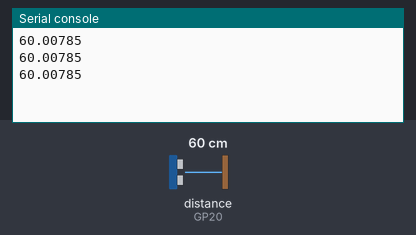
The program below on a simulated Raspberry Pi Pico running MicroPython. Parts: the last lines printed to the serial console. Inputs (shaded band) come from the test bench; at power-on: distance to the obstacle (sensor on GP20) 60 cm. The echo pulse lasts 58.3 µs per cm.

Above: at 1.2 s.
1.3 s: distance to the obstacle (sensor on GP20) set to 2 cm
At 1.9 s:
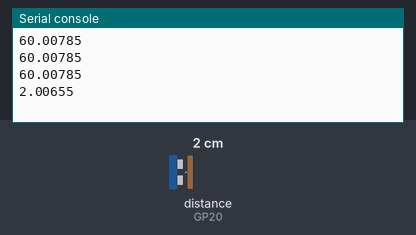
2.8 s: distance to the obstacle (sensor on GP20) set to 4 cm
At 3.4 s:
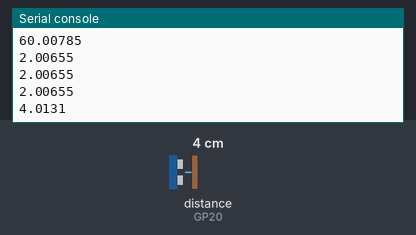
Timing chart, 0 to 5.8 s (numbered marks = the images above; inputs shaded):
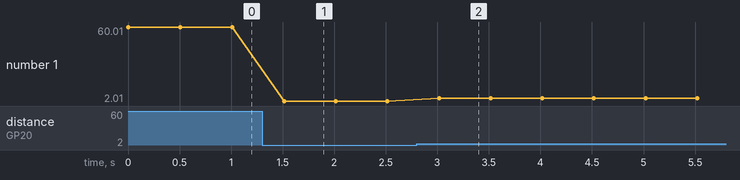

Measured:
- after the input at 1.3 s, the serial console: prints a new line after 0.21 s (image 1)
- after the input at 2.8 s, the serial console: prints a new line after 0.22 s (image 2)
- plotted number 1: 60.01 → 2.01 after the input at 1.3 s, 2.01 → 4.01 after the input at 2.8 s

The program:

picozero_ultrasonic.py
```python
from picozero import DistanceSensor
from time import sleep

ds = DistanceSensor(echo=20, trigger=21) #거리측정 코드

'''
dscm = ds.distance * 100 #cm로 바꿔주기 위한 코드
print(dscm)
sleep(0.2)
'''
while True:
    dscm = ds.distance * 100 #cm로 바꿔주기 위한 코드
    print(dscm)
    sleep(0.5)
```
